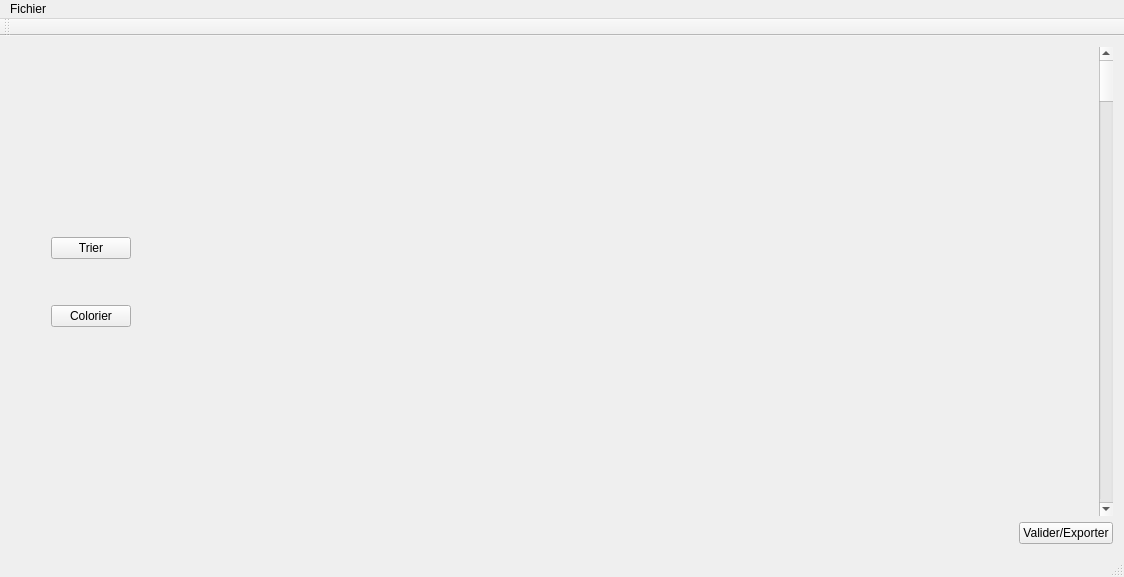
<?xml version="1.0" encoding="UTF-8"?>
<ui version="4.0">
 <class>MainWindow_projet</class>
 <widget class="QMainWindow" name="MainWindow_projet">
  <property name="geometry">
   <rect>
    <x>0</x>
    <y>0</y>
    <width>1124</width>
    <height>577</height>
   </rect>
  </property>
  <property name="minimumSize">
   <size>
    <width>400</width>
    <height>300</height>
   </size>
  </property>
  <property name="windowTitle">
   <string>MainWindow_projet</string>
  </property>
  <widget class="QWidget" name="myCentralWidget">
   <layout class="QVBoxLayout" name="verticalLayout_2">
    <item>
     <layout class="QHBoxLayout" name="horizontalLayout_2">
      <item>
       <spacer name="horizontalSpacer_2">
        <property name="orientation">
         <enum>Qt::Horizontal</enum>
        </property>
        <property name="sizeType">
         <enum>QSizePolicy::Minimum</enum>
        </property>
        <property name="sizeHint" stdset="0">
         <size>
          <width>40</width>
          <height>20</height>
         </size>
        </property>
       </spacer>
      </item>
      <item>
       <layout class="QVBoxLayout" name="verticalLayout">
        <item>
         <spacer name="verticalSpacer">
          <property name="orientation">
           <enum>Qt::Vertical</enum>
          </property>
          <property name="sizeHint" stdset="0">
           <size>
            <width>20</width>
            <height>40</height>
           </size>
          </property>
         </spacer>
        </item>
        <item>
         <widget class="QPushButton" name="myPBTrier">
          <property name="text">
           <string>Trier</string>
          </property>
         </widget>
        </item>
        <item>
         <spacer name="verticalSpacer_3">
          <property name="orientation">
           <enum>Qt::Vertical</enum>
          </property>
          <property name="sizeType">
           <enum>QSizePolicy::Minimum</enum>
          </property>
          <property name="sizeHint" stdset="0">
           <size>
            <width>20</width>
            <height>40</height>
           </size>
          </property>
         </spacer>
        </item>
        <item>
         <widget class="QPushButton" name="myPBColorier">
          <property name="text">
           <string>Colorier</string>
          </property>
         </widget>
        </item>
        <item>
         <spacer name="verticalSpacer_2">
          <property name="orientation">
           <enum>Qt::Vertical</enum>
          </property>
          <property name="sizeHint" stdset="0">
           <size>
            <width>20</width>
            <height>40</height>
           </size>
          </property>
         </spacer>
        </item>
       </layout>
      </item>
      <item>
       <widget class="QWidget" name="myWidgetTab" native="true">
        <property name="sizePolicy">
         <sizepolicy hsizetype="Expanding" vsizetype="Expanding">
          <horstretch>0</horstretch>
          <verstretch>0</verstretch>
         </sizepolicy>
        </property>
       </widget>
      </item>
      <item>
       <widget class="QScrollBar" name="myVerticalScrollBar">
        <property name="orientation">
         <enum>Qt::Vertical</enum>
        </property>
       </widget>
      </item>
     </layout>
    </item>
    <item>
     <layout class="QHBoxLayout" name="horizontalLayout">
      <item>
       <spacer name="horizontalSpacer">
        <property name="orientation">
         <enum>Qt::Horizontal</enum>
        </property>
        <property name="sizeHint" stdset="0">
         <size>
          <width>40</width>
          <height>20</height>
         </size>
        </property>
       </spacer>
      </item>
      <item>
       <widget class="QPushButton" name="myPBValider">
        <property name="text">
         <string>Valider/Exporter</string>
        </property>
       </widget>
      </item>
     </layout>
    </item>
   </layout>
  </widget>
  <widget class="QMenuBar" name="myMenuBar">
   <property name="geometry">
    <rect>
     <x>0</x>
     <y>0</y>
     <width>1124</width>
     <height>22</height>
    </rect>
   </property>
   <widget class="QMenu" name="myMenuFichier">
    <property name="title">
     <string>Fichier</string>
    </property>
    <addaction name="actionImporter"/>
    <addaction name="actionG_n_rer_al_atoirement"/>
    <addaction name="separator"/>
    <addaction name="actionQuitter"/>
   </widget>
   <addaction name="myMenuFichier"/>
  </widget>
  <widget class="QToolBar" name="mainToolBar">
   <attribute name="toolBarArea">
    <enum>TopToolBarArea</enum>
   </attribute>
   <attribute name="toolBarBreak">
    <bool>false</bool>
   </attribute>
  </widget>
  <widget class="QStatusBar" name="statusBar"/>
  <action name="action_importer">
   <property name="checkable">
    <bool>false</bool>
   </property>
   <property name="text">
    <string>Importer</string>
   </property>
  </action>
  <action name="action_generer">
   <property name="text">
    <string>Générer</string>
   </property>
  </action>
  <action name="actionFermer">
   <property name="text">
    <string>Fermer</string>
   </property>
  </action>
  <action name="actionImporter">
   <property name="text">
    <string>Importer</string>
   </property>
  </action>
  <action name="actionQuitter">
   <property name="text">
    <string>Quitter</string>
   </property>
  </action>
  <action name="actionG_n_rer_al_atoirement">
   <property name="text">
    <string>Générer aléatoirement</string>
   </property>
  </action>
 </widget>
 <layoutdefault spacing="6" margin="11"/>
 <resources/>
 <connections>
  <connection>
   <sender>myPBTrier</sender>
   <signal>pressed()</signal>
   <receiver>MainWindow_projet</receiver>
   <slot>show()</slot>
   <hints>
    <hint type="sourcelabel">
     <x>190</x>
     <y>421</y>
    </hint>
    <hint type="destinationlabel">
     <x>211</x>
     <y>436</y>
    </hint>
   </hints>
  </connection>
 </connections>
</ui>
